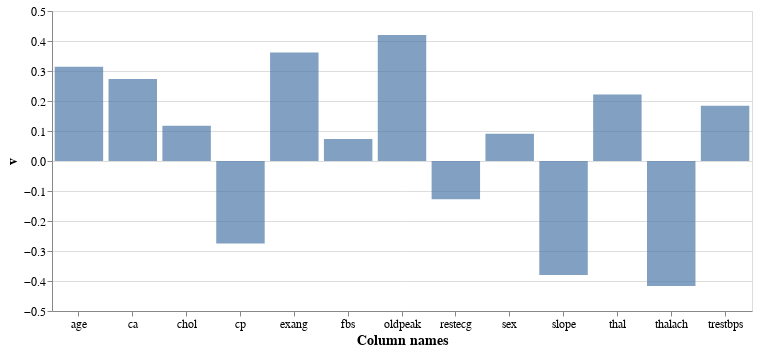

Here is the notebook cell this chart was saved with:
### Code cell
# contributions of each feature kaggle_df on our PCs

def plot_pc(col_names, vt, k):
    """ 
    Plot how much each column of our data contributes 
    to each principal component and labels the rows of V^T.
    """
    df = pd.DataFrame({'v':vt[k, :], 'Column names':col_names})
    chart = alt.Chart(df).mark_bar().encode(
        x='Column names',
        y='v',
        opacity=alt.value(0.7)
    ).configure_axis(
        labelFontSize=12,
        titleFontSize=14
    ).configure_axisX(
        labelAngle = 0
    ).properties(width = 700)
    return chart

# contribution of each feature for PC1
plot_pc(list(kaggle_df.drop('target', axis = 1).columns), vt, 0)

### Figure 1 — Vega-Lite specification as saved in the notebook (floating-point values rounded to 4 significant figures)
{"config": {"view": {"continuousWidth": 400, "continuousHeight": 300}, "axis": {"labelFontSize": 12, "titleFontSize": 14}, "axisX": {"labelAngle": 0}}, "data": {"name": "data-f020b35b08e85dde1b35760eda2d3c22"}, "mark": "bar", "encoding": {"opacity": {"value": 0.7}, "x": {"type": "nominal", "field": "Column names"}, "y": {"type": "quantitative", "field": "v"}}, "width": 700, "$schema": "https://vega.github.io/schema/vega-lite/v4.8.1.json", "datasets": {"data-f020b35b08e85dde1b35760eda2d3c22": [{"v": 0.3142, "Column names": "age"}, {"v": 0.09084, "Column names": "sex"}, {"v": -0.2746, "Column names": "cp"}, {"v": 0.1839, "Column names": "trestbps"}, {"v": 0.1174, "Column names": "chol"}, {"v": 0.07364, "Column names": "fbs"}, {"v": -0.1277, "Column names": "restecg"}, {"v": -0.4165, "Column names": "thalach"}, {"v": 0.3613, "Column names": "exang"}, {"v": 0.4196, "Column names": "oldpeak"}, {"v": -0.3798, "Column names": "slope"}, {"v": 0.2733, "Column names": "ca"}, {"v": 0.222, "Column names": "thal"}]}}
